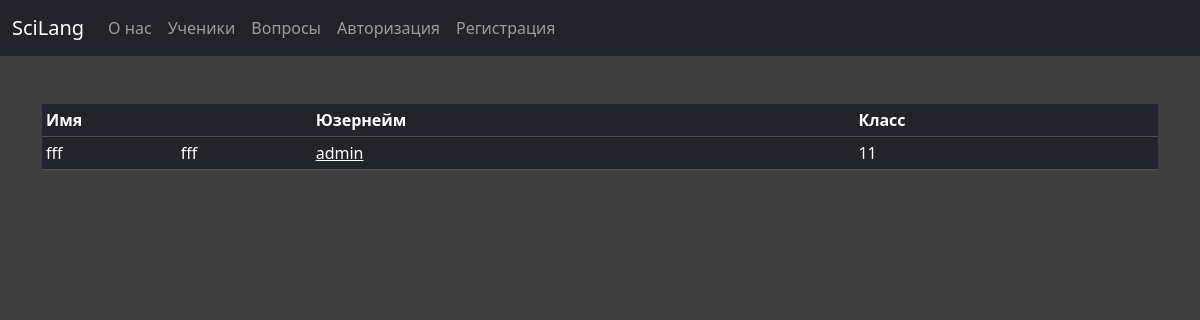
Before: /userslist with the older database file.
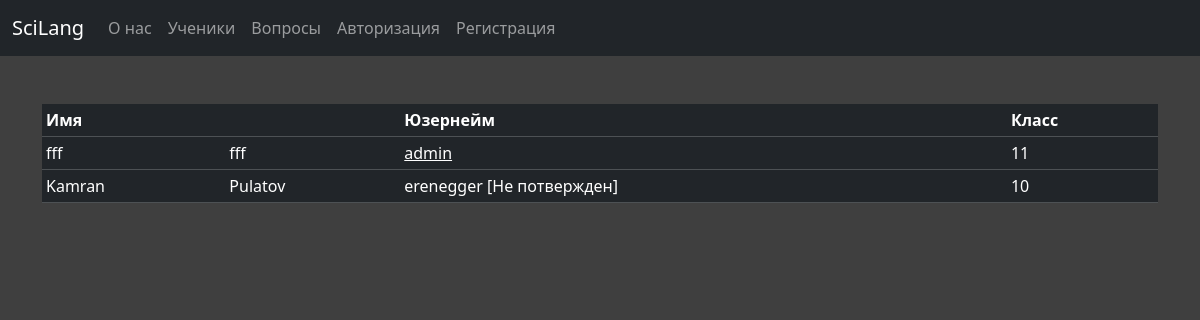
After: the same page with the newer database file.
### forum/models.py (models this page shows, shortened)
class ForumUser(AbstractUser):
    profile_image = models.ImageField(upload_to='profile_photos', null=True)
    verified = models.BooleanField(null=True, default=False)
    unique_token = models.TextField(null=True)
    grade = models.IntegerField(null=True)
    email = models.EmailField(unique=True)
    post_creating = models.BooleanField(null=True, default=False)
    class Meta:
        verbose_name = "User"

### forum/views.py (the view)
# urls.py: path('userslist', views.userslist),
def userslist(request):
    users = ForumUser.objects.all()
    return render(request, 'userlist.html', context={'users': users})

### forum/templates/userlist.html (shortened to what this page needs)
<!DOCTYPE html>
{% load static %}
<html>
<head>
    <link rel="stylesheet" href='{% static "css/style.css" %}?{% now "U" %}'>
    <link href="https://cdn.jsdelivr.net/npm/bootstrap@5.3.2/dist/css/bootstrap.min.css" rel="stylesheet">
</head>
<body class="body-custom">
    <nav class="navbar navbar-expand-sm bg-dark navbar-dark">
        <div class="container-fluid">
            <a class="nav-link navbar-brand" href="/">SciLang</a>
            <div class="collapse navbar-collapse" id="collapsibleNavbar">
                <ul class="navbar-nav">
                    <li class="nav-item">
                        <a class="nav-link" href="/about">О нас</a>
                    </li>
                    <li class="nav-item">
                        <a class="nav-link" href="/userslist">Ученики</a>
                    </li>
                    <li class="nav-item">
                        <a class="nav-link" href="/questions">Вопросы</a>
                    </li>
                    {% if not request.user.is_authenticated %}
                        <li class="nav-item">
                            <a class="nav-link" href="/auth">Авторизация</a>
                        </li>
                        <li class="nav-item">
                            <a class="nav-link" href="/reg">Регистрация</a>
                        </li>
                    {% endif %}
                </ul>
            </div>
        </div>
    </nav>
    <div class="container pt-5">
        <table class="table table-dark table-sm">
            <tr>
                <th colspan="2">Имя</th>
                <th>Юзернейм</th>
                <th>Класс</th>
            </tr>
            {% for user in users %}
                <tr>
                    <td>{{ user.first_name }}</td>
                    <td>{{ user.last_name }}</td>
                    {% if user.verified %}
                        <td><a class="userlink" style="color:white" href="{% url 'user' user.username %}">{{ user.username }}</a></td>
                    {% else %}
                        <td>{{ user.username }} [Не потвержден]</td>
                    {% endif %}
                    <td>{{ user.grade }}</td>
                </tr>
            {% endfor %}
        </table>
    </div>
</body>
</html>

Changed rows visible on the page:
added ForumUser: first_name "Kamran", last_name "Pulatov", username "erenegger", grade "10"
